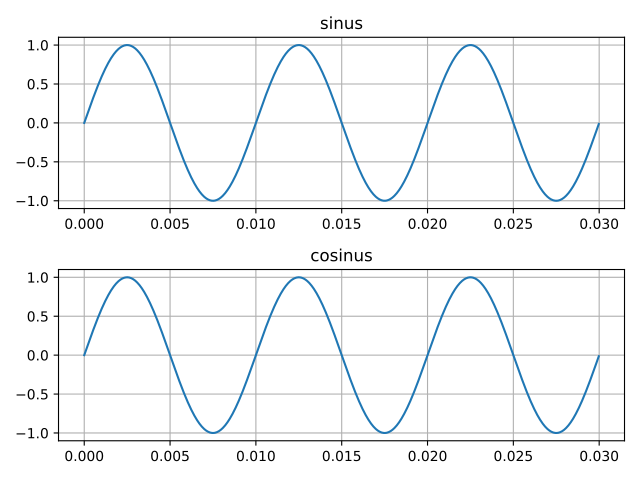

Here is the Python script that generated this plot:
import numpy as np
import matplotlib.pyplot as plt
import scipy.io.wavfile as wavfile
import scipy.signal as signal
import sounddevice

# rate = int(10e5)
fs = 44100

# wavfile.write('',rate)
# sounddevice.play(array,fs)

def sinus(A,f,t,b): return A * np.sin(2*np.pi*f*t + b)
def cosinus(A,f,t,b): return A * np.cos(2*np.pi*f*t + b)

t = np.arange(0,0.03,1/fs)
# cos(t) = sin(t+ pi/2) = > sinus(1,100,tn,0) echivalent cu cosinus(1,100,tn,-np.pi/2)
fig, axs = plt.subplots(2)
axs[0].plot(t,sinus(1,100,t,0))
axs[0].set_title("sinus")
axs[0].grid(True)
axs[1].plot(t,cosinus(1,100,t,-np.pi/2))
axs[1].set_title("cosinus")
axs[1].grid(True)
plt.tight_layout()
plt.savefig("ex1.pdf")
plt.show()
